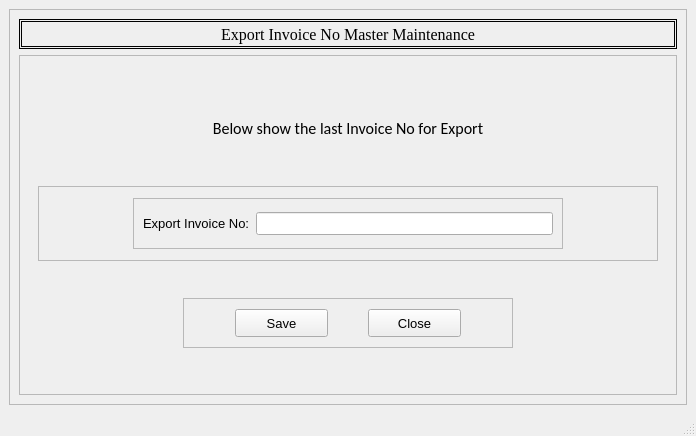
<?xml version="1.0" encoding="UTF-8"?>
<ui version="4.0">
 <class>FWDoNo</class>
 <widget class="QMainWindow" name="FWDoNo">
  <property name="geometry">
   <rect>
    <x>0</x>
    <y>0</y>
    <width>696</width>
    <height>436</height>
   </rect>
  </property>
  <property name="windowTitle">
   <string>A25. Export Invoice No</string>
  </property>
  <property name="styleSheet">
   <string notr="true"/>
  </property>
  <widget class="QWidget" name="centralwidget">
   <layout class="QHBoxLayout" name="horizontalLayout">
    <item>
     <widget class="QFrame" name="frame">
      <property name="minimumSize">
       <size>
        <width>674</width>
        <height>361</height>
       </size>
      </property>
      <property name="frameShape">
       <enum>QFrame::StyledPanel</enum>
      </property>
      <property name="frameShadow">
       <enum>QFrame::Raised</enum>
      </property>
      <layout class="QVBoxLayout" name="verticalLayout">
       <item>
        <widget class="QLabel" name="label">
         <property name="minimumSize">
          <size>
           <width>0</width>
           <height>30</height>
          </size>
         </property>
         <property name="maximumSize">
          <size>
           <width>16777215</width>
           <height>30</height>
          </size>
         </property>
         <property name="font">
          <font>
           <family>Times New Roman</family>
           <pointsize>12</pointsize>
          </font>
         </property>
         <property name="styleSheet">
          <string notr="true">border: 3px double black;</string>
         </property>
         <property name="text">
          <string>Export Invoice No Master Maintenance</string>
         </property>
         <property name="alignment">
          <set>Qt::AlignCenter</set>
         </property>
        </widget>
       </item>
       <item>
        <widget class="QFrame" name="frame_3">
         <property name="minimumSize">
          <size>
           <width>650</width>
           <height>260</height>
          </size>
         </property>
         <property name="frameShape">
          <enum>QFrame::StyledPanel</enum>
         </property>
         <property name="frameShadow">
          <enum>QFrame::Raised</enum>
         </property>
         <layout class="QVBoxLayout" name="verticalLayout_2">
          <property name="spacing">
           <number>0</number>
          </property>
          <property name="topMargin">
           <number>25</number>
          </property>
          <item>
           <widget class="QLabel" name="label_2">
            <property name="minimumSize">
             <size>
              <width>626</width>
              <height>31</height>
             </size>
            </property>
            <property name="maximumSize">
             <size>
              <width>16777215</width>
              <height>31</height>
             </size>
            </property>
            <property name="font">
             <font>
              <family>Calibri</family>
              <pointsize>12</pointsize>
             </font>
            </property>
            <property name="text">
             <string>Below show the last Invoice No for Export</string>
            </property>
            <property name="alignment">
             <set>Qt::AlignHCenter|Qt::AlignTop</set>
            </property>
            <property name="margin">
             <number>0</number>
            </property>
           </widget>
          </item>
          <item alignment="Qt::AlignHCenter">
           <widget class="QFrame" name="frame_2">
            <property name="minimumSize">
             <size>
              <width>620</width>
              <height>0</height>
             </size>
            </property>
            <property name="maximumSize">
             <size>
              <width>16777215</width>
              <height>75</height>
             </size>
            </property>
            <property name="frameShape">
             <enum>QFrame::StyledPanel</enum>
            </property>
            <property name="frameShadow">
             <enum>QFrame::Raised</enum>
            </property>
            <layout class="QHBoxLayout" name="horizontalLayout_4">
             <item>
              <widget class="QFrame" name="frame_5">
               <property name="minimumSize">
                <size>
                 <width>430</width>
                 <height>51</height>
                </size>
               </property>
               <property name="maximumSize">
                <size>
                 <width>430</width>
                 <height>51</height>
                </size>
               </property>
               <property name="frameShape">
                <enum>QFrame::StyledPanel</enum>
               </property>
               <property name="frameShadow">
                <enum>QFrame::Raised</enum>
               </property>
               <layout class="QHBoxLayout" name="horizontalLayout_3">
                <item>
                 <widget class="QLabel" name="label_3">
                  <property name="font">
                   <font>
                    <pointsize>10</pointsize>
                   </font>
                  </property>
                  <property name="text">
                   <string>Export Invoice No:</string>
                  </property>
                 </widget>
                </item>
                <item>
                 <widget class="QLineEdit" name="inputNo">
                  <property name="font">
                   <font>
                    <pointsize>10</pointsize>
                   </font>
                  </property>
                 </widget>
                </item>
               </layout>
              </widget>
             </item>
            </layout>
           </widget>
          </item>
          <item alignment="Qt::AlignHCenter">
           <widget class="QFrame" name="frame_4">
            <property name="minimumSize">
             <size>
              <width>330</width>
              <height>50</height>
             </size>
            </property>
            <property name="maximumSize">
             <size>
              <width>330</width>
              <height>50</height>
             </size>
            </property>
            <property name="frameShape">
             <enum>QFrame::StyledPanel</enum>
            </property>
            <property name="frameShadow">
             <enum>QFrame::Raised</enum>
            </property>
            <layout class="QHBoxLayout" name="horizontalLayout_2">
             <property name="spacing">
              <number>0</number>
             </property>
             <property name="leftMargin">
              <number>11</number>
             </property>
             <item>
              <widget class="QPushButton" name="saveButton">
               <property name="minimumSize">
                <size>
                 <width>93</width>
                 <height>28</height>
                </size>
               </property>
               <property name="maximumSize">
                <size>
                 <width>93</width>
                 <height>28</height>
                </size>
               </property>
               <property name="font">
                <font>
                 <pointsize>10</pointsize>
                </font>
               </property>
               <property name="text">
                <string>Save</string>
               </property>
              </widget>
             </item>
             <item>
              <widget class="QPushButton" name="closeButton">
               <property name="minimumSize">
                <size>
                 <width>93</width>
                 <height>28</height>
                </size>
               </property>
               <property name="maximumSize">
                <size>
                 <width>93</width>
                 <height>28</height>
                </size>
               </property>
               <property name="font">
                <font>
                 <pointsize>10</pointsize>
                </font>
               </property>
               <property name="text">
                <string>Close</string>
               </property>
              </widget>
             </item>
            </layout>
           </widget>
          </item>
         </layout>
        </widget>
       </item>
      </layout>
     </widget>
    </item>
   </layout>
  </widget>
  <widget class="QMenuBar" name="menubar">
   <property name="geometry">
    <rect>
     <x>0</x>
     <y>0</y>
     <width>696</width>
     <height>26</height>
    </rect>
   </property>
  </widget>
  <widget class="QStatusBar" name="statusbar"/>
 </widget>
 <resources/>
 <connections/>
</ui>
